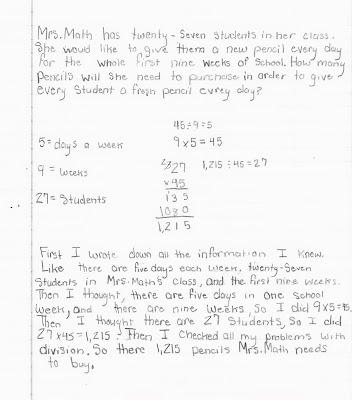
#> input picture data/raw/response_011.jpg, 352 x 400 px, found by its file name
$ jupyter execute --allow-errors crop.ipynb   (older library calls are emulated)
#> lines starting #> are read from the running program, lines starting #| are printed output that depends on the picture; after the words box and inside, x2 and y2 are one past the last pixel; in counts of white or black regions, pixels touching at a corner belong together
[cell 1]
#!/usr/bin/env python
'''Crop an image to just the portions containing text.

Usage:

    ./crop.py path/to/image.jpg

This will place the cropped image in path/to/image.crop.png.

For details on the methodology, see
http://www.danvk.org/2015/01/07/finding-blocks-of-text-in-an-image-using-python-opencv-and-numpy.html
'''

import glob
import os
import random
import sys
import random
import math
import json
from collections import defaultdict

import cv2
from PIL import Image, ImageDraw
import numpy as np
from scipy.ndimage.filters import rank_filter


def dilate(ary, N, iterations):
    """Dilate using an NxN '+' sign shape. ary is np.uint8."""
    kernel = np.zeros((N,N), dtype=np.uint8)
    kernel[(N-1)//2,:] = 1
    dilated_image = cv2.dilate(ary / 255, kernel, iterations=iterations)

    kernel = np.zeros((N,N), dtype=np.uint8)
    kernel[:,(N-1)//2] = 1
    dilated_image = cv2.dilate(dilated_image, kernel, iterations=iterations)
    return dilated_image


# [28 lines left out: functions props_for_contours, union_crops, intersect_crops, not called in this run]


def crop_area(crop):
    x1, y1, x2, y2 = crop
    return max(0, x2 - x1) * max(0, y2 - y1)


def find_border_components(contours, ary):
    borders = []
    area = ary.shape[0] * ary.shape[1]
    for i, c in enumerate(contours):
        x,y,w,h = cv2.boundingRect(c)
        if w * h > 0.5 * area:
            borders.append((i, x, y, x + w - 1, y + h - 1))
    return borders


def angle_from_right(deg):
    return min(deg % 90, 90 - (deg % 90))


# [111 lines left out: functions remove_border, find_optimal_components_subset, pad_crop, not called in this run]


def downscale_image(im, max_dim=2048):
    """Shrink im until its longest dimension is <= max_dim.

    Returns new_image, scale (where scale <= 1).
    """
    a, b = im.size
    if max(a, b) <= max_dim:
        return 1.0, im

    scale = 1.0 * max_dim / max(a, b)
    new_im = im.resize((int(a * scale), int(b * scale)), Image.ANTIALIAS)
    return scale, new_im


def process_image(path, out_path):
#> called with path = '../../collectedData/raw/response_011.jpg'
    orig_im = Image.open(path)
#> orig_im is the input picture: PIL image 352x400 RGB; mean R, G, B 244.4, 244.3, 244.4
    scale, im = downscale_image(orig_im)
#> scale = 1

    edges = cv2.Canny(np.asarray(im), 100, 200)
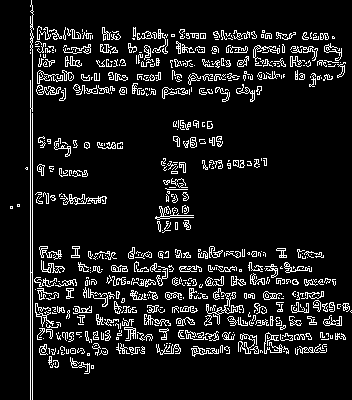
#> edges: shape (400, 352); 9.7% white in thin lines or dots

    # TODO: dilate image _before_ finding a border. This is crazy sensitive!
    contours, hierarchy = cv2.findContours(edges, cv2.RETR_TREE, cv2.CHAIN_APPROX_SIMPLE)
#> contours = 1071 contours, 932 with area under 20; largest, box (x1, y1, x2, y2) and area: (206, 288, 244, 325) 98, (88, 288, 108, 307) 97, (63, 194, 107, 205) 82, (263, 291, 282, 300) 78, (90, 292, 108, 299) 67
    borders = find_border_components(contours, edges)
#> the loop in find_border_components, `for i, c in enumerate(contours):` made 1071 passes
#> (x, y, w, h) on passes 2, 3, 5: (91, 365, 3, 4), (50, 363, 4, 5), (53, 360, 6, 8)
#> after the loop in find_border_components, `for i, c in enumerate(contours):`: borders = []
#> borders = []
    print(borders)
#     borders.sort(key=lambda (i, x1, y1, x2, y2): (x2 - x1) * (y2 - y1))

    border_contour = None
    if len(borders):
        border_contour = contours[borders[0][0]]
        edges = remove_border(border_contour, edges)

    edges = 255 * (edges > 0).astype(np.uint8)

    # Remove ~1px borders using a rank filter.
    maxed_rows = rank_filter(edges, -4, size=(1, 20))
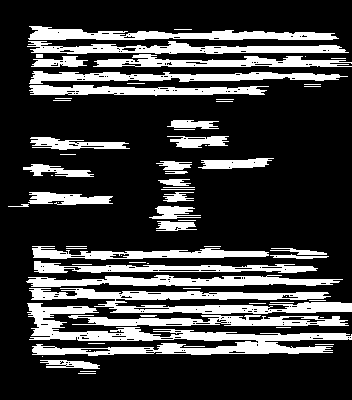
#> maxed_rows: shape (400, 352); 24.2% white; 69 white regions (31 under 20 px), largest, box (x1, y1, x2, y2) and area: (27, 303, 352, 356) 5601, (29, 288, 352, 314) 4064, (28, 26, 339, 40) 2394
    maxed_cols = rank_filter(edges, -4, size=(20, 1))
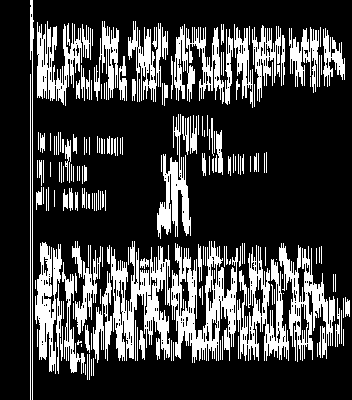
#> maxed_cols: shape (400, 352); 24.2% white; 196 white regions (75 under 20 px), largest, box (x1, y1, x2, y2) and area: (171, 241, 238, 363) 3799, (111, 241, 170, 361) 3335, (237, 245, 289, 361) 2583
    debordered = np.minimum(np.minimum(edges, maxed_rows), maxed_cols)
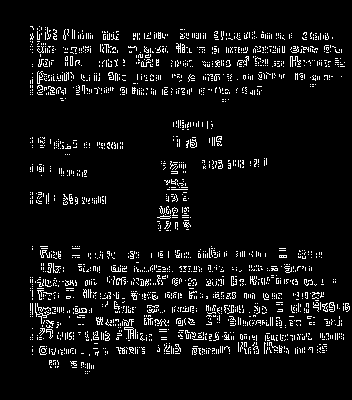
#> debordered: shape (400, 352); 6.4% white in thin lines or dots, all inside (x1, y1, x2, y2) = (30, 26, 350, 374)
    edges = debordered

    contours = find_components(edges)
    if len(contours) == 0:
        print ('%s -> (no text!)' % path)
        return

    crop = find_optimal_components_subset(contours, edges)
    crop = pad_crop(crop, contours, edges, border_contour)

    crop = [int(x / scale) for x in crop]  # upscale to the original image size.
    draw = ImageDraw.Draw(im)
    c_info = props_for_contours(contours, edges)
    for c in c_info:
       this_crop = c['x1'], c['y1'], c['x2'], c['y2']
       draw.rectangle(this_crop, outline='blue')
    draw.rectangle(crop, outline='red')
    im.save(out_path)
    draw.text((50, 50), path, fill='red')
    orig_im.save(out_path)
    im.show()
    text_im = orig_im.crop(crop)
    text_im.save(out_path)
    print ('%s -> %s' % (path, out_path))

def find_components(edges, max_components=16):
    """Dilate the image until there are just a few connected components.

    Returns contours for these components."""
#> called with max_components = 16
    # Perform increasingly aggressive dilation until there are just a few
    # connected components.
    count = 21
    dilation = 5
    n = 1
    while count > 16:
        n += 1
        dilated_image = dilate(edges, N=3, iterations=n)
        ###################################################################################################################
        ###################################################################################################################
        contours, hierarchy = cv2.findContours(dilated_image, cv2.RETR_FLOODFILL, cv2.CHAIN_APPROX_SIMPLE)
        count = len(contours)
#> this loop made 1 pass
#> pass 1, in dilate, `dilated_image = cv2.dilate(ary / 255, kernel, iterations=iterations)`:
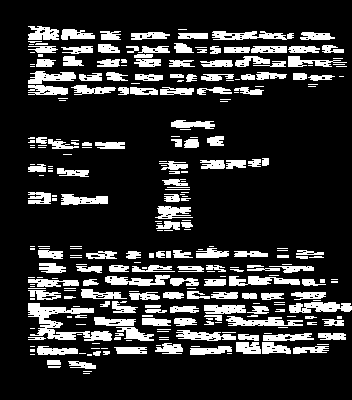
#> dilated_image: shape (400, 352) float64; values 0 (black) and 1 (white), 17.9% white; 287 white regions (130 under 20 px), largest, box (x1, y1, x2, y2) and area: (28, 303, 112, 341) 1177, (289, 302, 352, 313) 505, (212, 31, 294, 40) 474
#> pass 1, in dilate, `dilated_image = cv2.dilate(dilated_image, kernel, iterations=iterations)`:
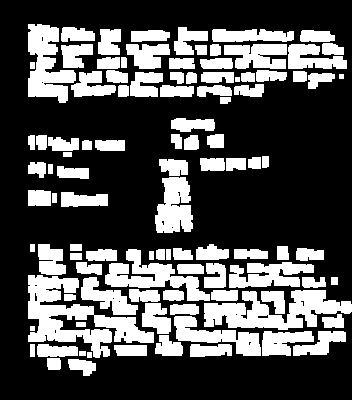
#> dilated_image: shape (400, 352) float64; values 0 (black) and 1 (white), 31.9% white; 103 white regions, largest, box (x1, y1, x2, y2) and area: (28, 275, 154, 358) 4202, (204, 290, 352, 330) 3242, (28, 24, 76, 103) 2213
#> after the loop, n = 2
    #print dilation
    #Image.fromarray(edges).show()
    #Image.fromarray(255 * dilated_image).show()
    return contours


files = ['../../collectedData/raw/response_011.jpg']
#> (the rest of this cell did not finish here and is left out)
